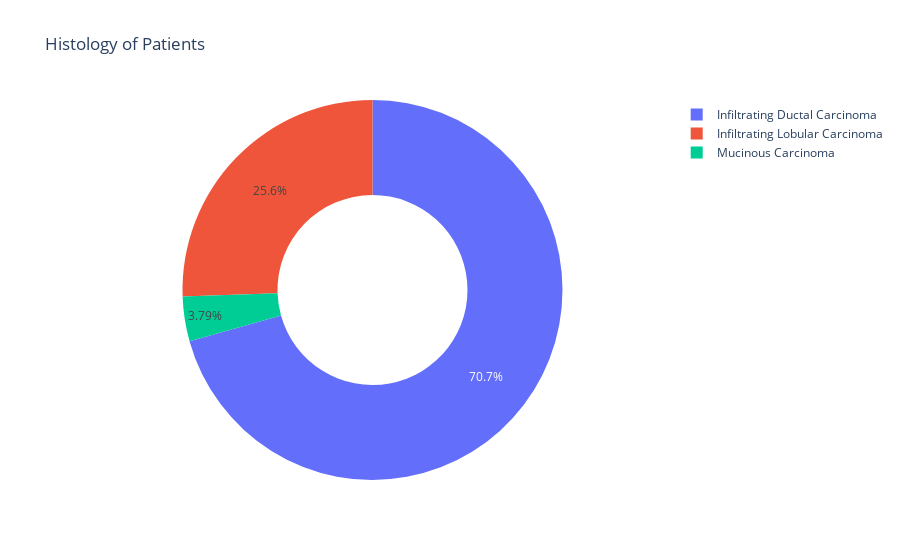

Write notebook code for a chart like this one.
### Markdown cell above
we see that most of the patients are in Stage 2 

Note: Histology is a descripition of a tumor based on how abnormal the cancer cells and tissue look under a microscope and how quickly the cancer will grow and spread

### Code cell
# checking the histology of breast cancer patients  
histology = data["Histology"].value_counts()
transactions = histology.index
quantity = histology.values
figure = px.pie(data,
                values = quantity,
                names = transactions,
                hole = 0.5,
                title = "Histology of Patients")
figure.show()

### Figure 1 — Plotly figure (JSON) as saved in the notebook; plotly's stock layout.template omitted (floating-point values rounded to 4 significant figures)
{"data": [{"domain": {"x": [0, 1], "y": [0, 1]}, "hole": 0.5, "hovertemplate": "label=%{label}<br>value=%{value}<extra></extra>", "labels": ["Infiltrating Ductal Carcinoma", "Infiltrating Lobular Carcinoma", "Mucinous Carcinoma"], "legendgroup": "", "name": "", "showlegend": true, "type": "pie", "values": [224, 81, 12]}], "layout": {"legend": {"tracegroupgap": 0}, "title": {"text": "Histology of Patients"}}}
